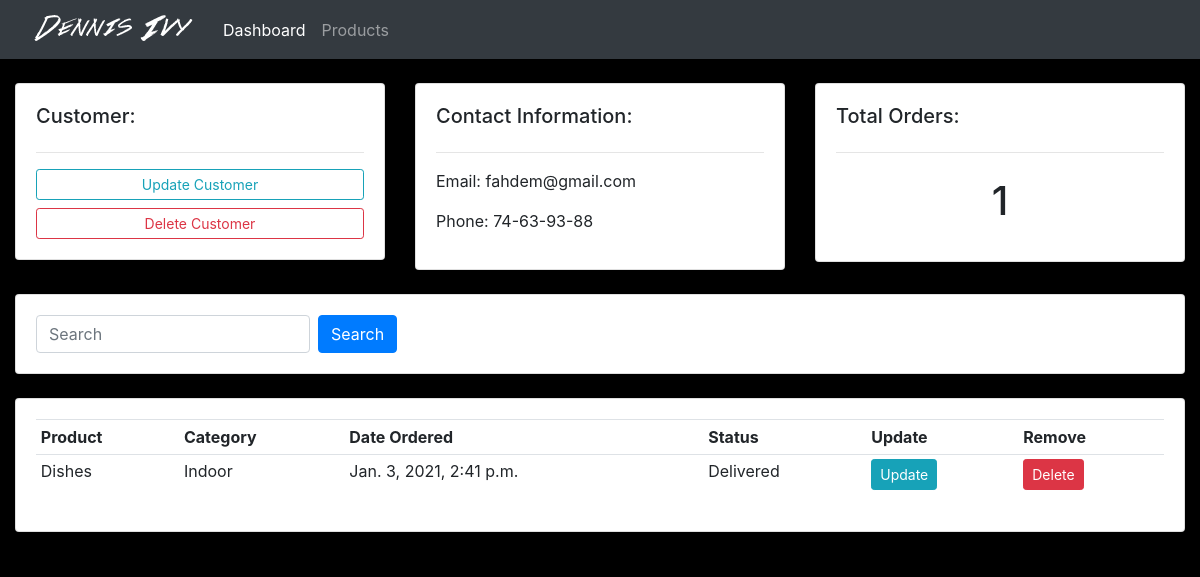
The app's page /customer/2/ with its own data.
### accounts/models.py (models this page shows, shortened)
class Customer(models.Model):
	name = models.CharField(max_length=200, null=True)
	phone = models.CharField(max_length=200, null=True)
	email = models.CharField(max_length=200, null=True)
	date_created = models.DateTimeField(auto_now_add=True)

class Order(models.Model):
	STATUS = (
			 ('Pending', 'Pending'),
			 ('Out for delivery', 'Out for delivery'),
			 ('Delivered', 'Delivered'),
			 )
	customer = models.ForeignKey(Customer, null=True, on_delete=models.SET_NULL)
	product = models.ForeignKey(Product, null=True, on_delete=models.SET_NULL)
	date_created = models.DateTimeField(auto_now_add=True)
	status = models.CharField(max_length=200, null=True, choices=STATUS)

class Product(models.Model):
	CATEGORY = (
			   ('Indoor', 'Indoor'),
			   ('Outdoor', 'Outdoor'),
			   )
	name = models.CharField(max_length=200, null=True)
	price = models.FloatField(null=True)
	category = models.CharField(max_length=200, null=True, choices=CATEGORY)
	description = models.CharField(max_length=200, null=True, blank=True)
	date_created = models.DateTimeField(auto_now_add=True)
	tags = models.ManyToManyField(Tag)
	def __str__(self):
		return self.name

### accounts/views.py (the view)
# urls.py: path('customer/<str:pk_test>/', views.customer, name='customer')
def customer(request, pk_test):
	customer = Customer.objects.get(id=pk_test)
	orders = customer.order_set.all()
	orders_count = orders.count()
	context = {'customer':customer, 'orders':orders, 'orders_count':orders_count}
	return render(request,'accounts/customer.html', context)

### accounts/templates/accounts/customer.html
{% extends 'accounts/main.html' %}
{% block content %}
	<main role="main" class="container-fluid">
		<div class="row">
			<div class="col-md">
				<div class="card card-body">
					<h5>Customer:</h5>
					<hr>
					<a class="btn btn-outline-info btn-sm btn-block" href=""> Update Customer</a>
					<a class="btn btn-outline-danger btn-sm btn-block" href=""> Delete Customer</a>
				</div>
			</div>
			<div class="col-md">
				<div class="card card-body">
					<h5>Contact Information:</h5>
					<hr>
					<p>Email: {{customer.email}}</p>
					<p>Phone: {{customer.phone}}</p>
				</div>
			</div>
			<div class="col-md">
				<div class="card card-body">
					<h5>Total Orders:</h5>
					<hr>
					<h1 style="text-align: center; padding: 8px">{{orders_count}}</h1>
				</div>
			</div>
		</div>
		<br>
		<div class="row">
			<div class="col">
				<div class="card card-body">
				<form class="form-inline" method="get">
				    <input class="form-control mr-sm-2" type="search" placeholder="Search" aria-label="Search">
				    <button class="btn btn-primary" type="submit">Search</button>
			  	</form>
				</div>
			</div>
		</div>
		<br>
		<div class="row">
			<div class="col-md">
				<div class="card card-body">
					<table class="table table-sm">
						<tr>
							<th>Product</th>
							<th>Category</th>
							<th>Date Ordered</th>
							<th>Status</th>
							<th>Update</th>
							<th>Remove</th>
						</tr>
						{% for order in orders %}
						<tr>
							<td>{{order.product}}</td>
							<td>{{order.product.category}}</td>
							<td>{{order.date_created}}</td>
							<td>{{order.status}}</td>
							<td><a class="btn btn-sm btn-primary btn-info" href="">Update</a></td>
							<td><a class="btn btn-sm btn-primary btn-danger" href="">Delete</a></td>
						</tr>
						{% endfor %}
					</table>
				</div>
			</div>
		</div>
	</main>
{% endblock %}

### static/css/main.css (style rules this page uses)
body { background-color: black; }

### records on screen
Customer: email "fahdem@gmail.com", phone "74-63-93-88"
Order: product "Dishes", product.category "Indoor", date_created "Jan. 3, 2021, 2:41 p.m.", status "Delivered"

### other values on screen
{{ orders_count }} "1"
